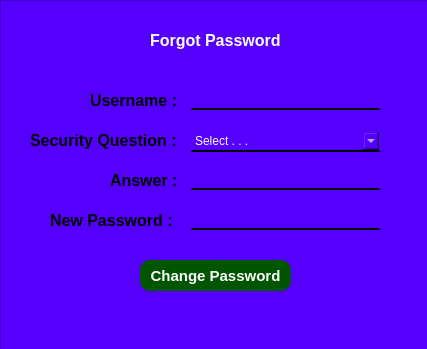
<?xml version="1.0" encoding="UTF-8"?>
<ui version="4.0">
 <class>Dialog</class>
 <widget class="QDialog" name="Dialog">
  <property name="geometry">
   <rect>
    <x>0</x>
    <y>0</y>
    <width>427</width>
    <height>349</height>
   </rect>
  </property>
  <property name="windowTitle">
   <string>Dialog</string>
  </property>
  <widget class="QFrame" name="frame">
   <property name="geometry">
    <rect>
     <x>0</x>
     <y>0</y>
     <width>431</width>
     <height>351</height>
    </rect>
   </property>
   <property name="styleSheet">
    <string notr="true">background-color: rgb(85, 0, 255)</string>
   </property>
   <property name="frameShape">
    <enum>QFrame::StyledPanel</enum>
   </property>
   <property name="frameShadow">
    <enum>QFrame::Raised</enum>
   </property>
   <widget class="QPushButton" name="change_pw">
    <property name="geometry">
     <rect>
      <x>140</x>
      <y>260</y>
      <width>151</width>
      <height>31</height>
     </rect>
    </property>
    <property name="font">
     <font>
      <pointsize>11</pointsize>
      <weight>75</weight>
      <bold>true</bold>
     </font>
    </property>
    <property name="cursor">
     <cursorShape>PointingHandCursor</cursorShape>
    </property>
    <property name="styleSheet">
     <string notr="true">background-color: rgb(0, 85, 0);
	color: rgb(255, 255, 255);
	border-radius: 10px;
</string>
    </property>
    <property name="text">
     <string>Change Password</string>
    </property>
   </widget>
   <widget class="QLabel" name="label">
    <property name="geometry">
     <rect>
      <x>90</x>
      <y>80</y>
      <width>91</width>
      <height>41</height>
     </rect>
    </property>
    <property name="font">
     <font>
      <pointsize>12</pointsize>
      <weight>75</weight>
      <bold>true</bold>
     </font>
    </property>
    <property name="text">
     <string>Username : </string>
    </property>
   </widget>
   <widget class="QLabel" name="label_2">
    <property name="geometry">
     <rect>
      <x>30</x>
      <y>120</y>
      <width>161</width>
      <height>41</height>
     </rect>
    </property>
    <property name="font">
     <font>
      <pointsize>12</pointsize>
      <weight>75</weight>
      <bold>true</bold>
     </font>
    </property>
    <property name="text">
     <string>Security Question :</string>
    </property>
   </widget>
   <widget class="QLabel" name="label_3">
    <property name="geometry">
     <rect>
      <x>110</x>
      <y>160</y>
      <width>71</width>
      <height>41</height>
     </rect>
    </property>
    <property name="font">
     <font>
      <pointsize>12</pointsize>
      <weight>75</weight>
      <bold>true</bold>
     </font>
    </property>
    <property name="text">
     <string>Answer :</string>
    </property>
   </widget>
   <widget class="QLabel" name="label_4">
    <property name="geometry">
     <rect>
      <x>50</x>
      <y>200</y>
      <width>131</width>
      <height>41</height>
     </rect>
    </property>
    <property name="font">
     <font>
      <pointsize>12</pointsize>
      <weight>75</weight>
      <bold>true</bold>
     </font>
    </property>
    <property name="text">
     <string>New Password :</string>
    </property>
   </widget>
   <widget class="QLabel" name="label_5">
    <property name="geometry">
     <rect>
      <x>150</x>
      <y>20</y>
      <width>141</width>
      <height>41</height>
     </rect>
    </property>
    <property name="font">
     <font>
      <pointsize>12</pointsize>
      <weight>75</weight>
      <bold>true</bold>
     </font>
    </property>
    <property name="styleSheet">
     <string notr="true">color: rgb(255, 255, 255);</string>
    </property>
    <property name="text">
     <string>Forgot Password</string>
    </property>
   </widget>
   <widget class="QLineEdit" name="txt_sUname">
    <property name="geometry">
     <rect>
      <x>190</x>
      <y>90</y>
      <width>191</width>
      <height>20</height>
     </rect>
    </property>
    <property name="styleSheet">
     <string notr="true">background-color: rgb(85, 0, 255);
border: 2px solid rgb(85, 0, 255);
border-bottom-color:black;
color:white;</string>
    </property>
   </widget>
   <widget class="QLineEdit" name="txt_Sans">
    <property name="geometry">
     <rect>
      <x>190</x>
      <y>170</y>
      <width>191</width>
      <height>20</height>
     </rect>
    </property>
    <property name="styleSheet">
     <string notr="true">background-color: rgb(85, 0, 255);
border: 2px solid rgb(85, 0, 255);
border-bottom-color:black;
color:white;</string>
    </property>
   </widget>
   <widget class="QLineEdit" name="txt_newPass">
    <property name="geometry">
     <rect>
      <x>190</x>
      <y>210</y>
      <width>191</width>
      <height>20</height>
     </rect>
    </property>
    <property name="styleSheet">
     <string notr="true">background-color: rgb(85, 0, 255);
border: 2px solid rgb(85, 0, 255);
border-bottom-color:black;
color:white;</string>
    </property>
    <property name="echoMode">
     <enum>QLineEdit::Password</enum>
    </property>
   </widget>
   <widget class="QComboBox" name="security_qn">
    <property name="geometry">
     <rect>
      <x>190</x>
      <y>130</y>
      <width>191</width>
      <height>22</height>
     </rect>
    </property>
    <property name="styleSheet">
     <string notr="true">background-color: rgb(85, 0, 255);
border: 2px solid rgb(85, 0, 255);
border-bottom-color:black;
color:white;</string>
    </property>
    <item>
     <property name="text">
      <string>Select . . .</string>
     </property>
    </item>
    <item>
     <property name="text">
      <string>What is your father's name ?</string>
     </property>
    </item>
    <item>
     <property name="text">
      <string>What is your bestfriend's name ?</string>
     </property>
    </item>
    <item>
     <property name="text">
      <string>What is your favourite color ?</string>
     </property>
    </item>
   </widget>
  </widget>
 </widget>
 <resources/>
 <connections/>
</ui>
